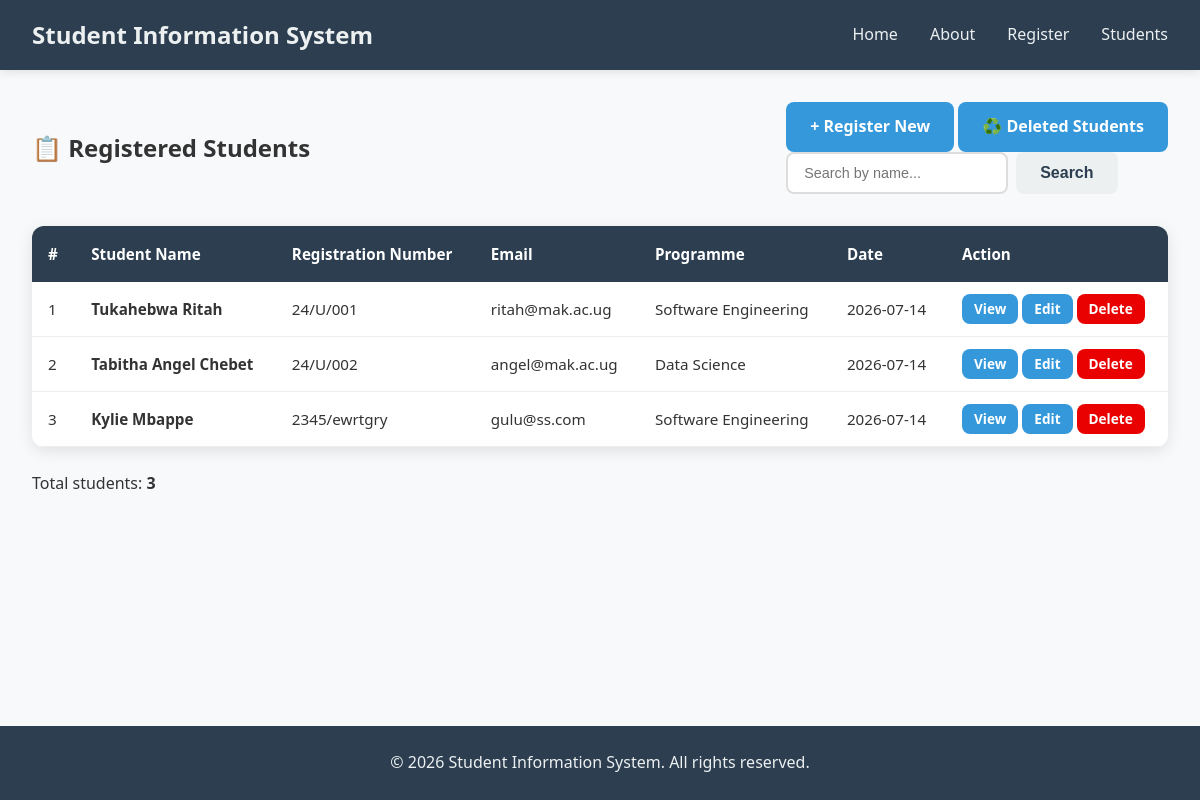
Before: /students with the older database file.
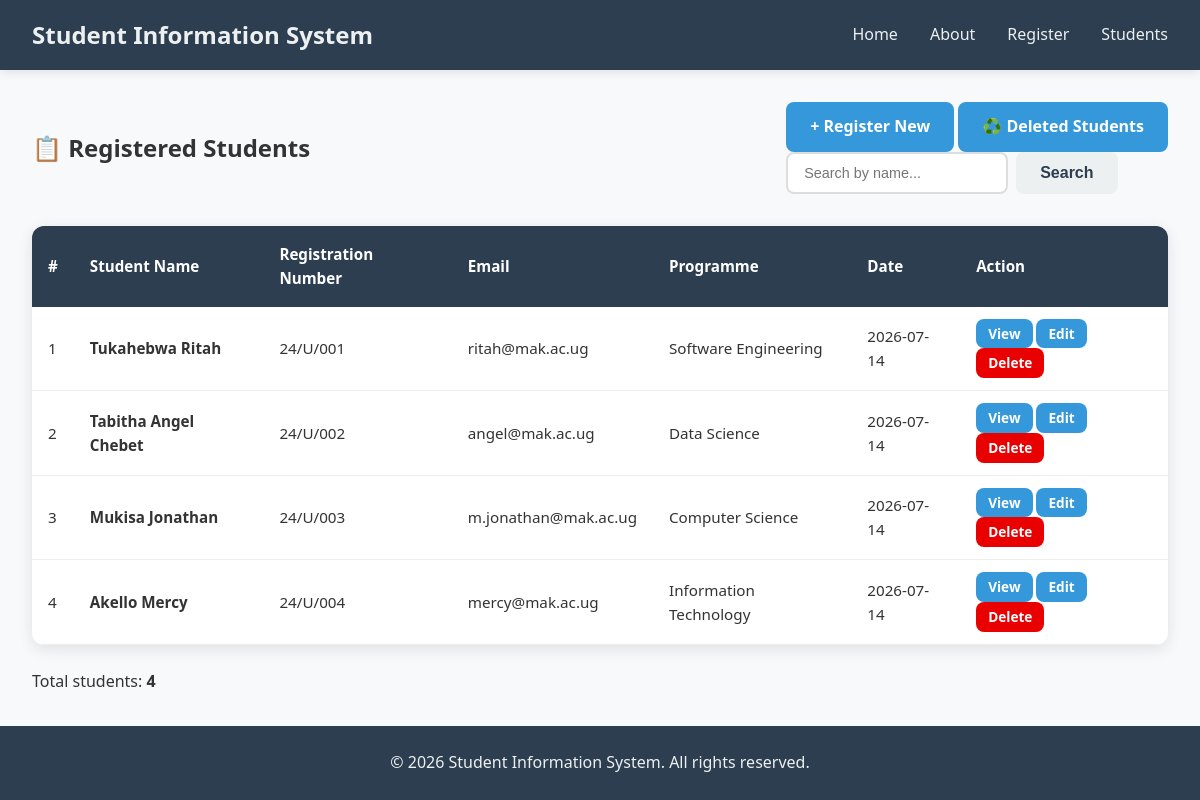
After: the same page with the newer database file.
### models.py (models this page shows, shortened)
class Student(db.Model):
    __tablename__ = 'students'
    id = db.Column(db.Integer, primary_key=True)
    student_name = db.Column(db.String(100), nullable=False)
    registration_number = db.Column(db.String(50), unique=True, nullable=False)
    email = db.Column(db.String(100), unique=True, nullable=False)
    programme = db.Column(db.String(100), nullable=False)
    registration_date = db.Column(db.DateTime, default=datetime.utcnow)
    is_active = db.Column(db.Boolean, default=True)

### app.py (the view)
@app.route('/students')
def students_list():
    all_students = get_all_students()
    return render_template('students_list.html', students=all_students)

### database.py (called while the page is built)
def get_all_students():
    return Student.query.filter_by(is_active=True).all()

### templates/students_list.html (shortened to what this page needs)
{% extends "base.html" %}
{% block content %}
    <section class="students-list-page">
        <div class="list-header">
            <h2>📋 Registered Students</h2>
            <div class="list-actions">
                <a href="{{ url_for('register') }}" class="btn btn-primary">+ Register New</a>
                <a href="{{ url_for('deleted_list') }}" class="btn btn-primary">♻️ Deleted Students</a>
                <form action="{{ url_for('search_students') }}" method="GET" class="search-form">
                    <input type="text" name="q" placeholder="Search by name..." value="{{ search_term if search_term else '' }}">
                    <button type="submit" class="btn btn-secondary">Search</button>
                </form>
            </div>
        </div>
        {% if students %}
            <div class="table-container">
                <table class="students-table">
                    <thead>
                        <tr>
                            <th>#</th>
                            <th>Student Name</th>
                            <th>Registration Number</th>
                            <th>Email</th>
                            <th>Programme</th>
                            <th>Date</th>
                            <th>Action</th>
                        </tr>
                    </thead>
                    <tbody>
                        {% for student in students %}
                            <tr>
                                <td>{{ loop.index }}</td>
                                <td><strong>{{ student.student_name }}</strong></td>
                                <td>{{ student.registration_number }}</td>
                                <td>{{ student.email }}</td>
                                <td>{{ student.programme }}</td>
                                <td>{{ student.registration_date.strftime('%Y-%m-%d') }}</td>
                                <td>
                                    <a href="{{ url_for('student_profile', id=student.id) }}"
                                       class="btn btn-small btn-info">View</a>
                                    <a href="{{ url_for('update_student', id=student.id) }}"
                                       class="btn btn-small btn-info">Edit</a>
                                    <a href="{{ url_for('delete_student', id=student.id) }}"
                                       class="btn btn-small btn-delete">Delete</a>
                                </td>
                            </tr>
                        {% endfor %}
                    </tbody>
                </table>
            </div>
            <div class="student-count">
                <p>Total students: <strong>{{ students|length }}</strong></p>
            </div>
        {% else %}
            <div class="empty-state">
                <p>No students registered yet.</p>
                <a href="{{ url_for('register') }}" class="btn btn-primary">Register First Student</a>
            </div>
        {% endif %}
    </section>
{% endblock %}

### templates/base.html (shortened to what this page needs)
<!DOCTYPE html>
<html lang="en">
<head>
    <link rel="stylesheet" href="{{ url_for('static', filename='style.css') }}">
</head>
<body>
    <nav>
        <div class="nav-container">
            <div class="logo">
                <h1>Student Information System</h1>
            </div>
            <ul class="nav-links">
                <li><a href="{{ url_for('home') }}">Home</a></li>
                <li><a href="{{ url_for('about') }}">About</a></li>
                <li><a href="{{ url_for('register') }}">Register</a></li>
                <li><a href="{{ url_for('students_list') }}">Students</a></li>
            </ul>
        </div>
    </nav>
    <main>
        {% block content %}
        {% endblock %}
    </main>
    <footer>
        <p>&copy; 2026 Student Information System. All rights reserved.</p>
    </footer>
</body>
</html>

### static/style.css (style rules this page uses)
* { margin: 0; padding: 0; box-sizing: border-box; }
body { font-family: 'Segoe UI', Tahoma, Geneva, Verdana, sans-serif; line-height: 1.6; color: #333; background-color: #f8f9fa; min-height: 100vh; display: flex; flex-direction: column; }
nav { background-color: #2c3e50; padding: 1rem 0; box-shadow: 0 2px 10px rgba(0, 0, 0, 0.1); }
.nav-container { max-width: 1200px; margin: 0 auto; padding: 0 2rem; display: flex; justify-content: space-between; align-items: center; }
.logo h1 { color: #ecf0f1; font-size: 1.5rem; font-weight: 700; }
.nav-links { list-style: none; display: flex; gap: 2rem; }
.nav-links a { color: #ecf0f1; text-decoration: none; font-weight: 500; padding: 0.5rem 0; transition: color 0.3s ease; border-bottom: 2px solid transparent; }
main { flex: 1; max-width: 1200px; margin: 0 auto; padding: 2rem; width: 100%; }
.btn { display: inline-block; padding: 0.75rem 1.5rem; border: none; border-radius: 8px; font-size: 1rem; font-weight: 600; cursor: pointer; text-decoration: none; transition: background-color 0.3s ease, transform 0.2s ease; }
.btn-primary { background-color: #3498db; color: white; }
.btn-secondary { background-color: #ecf0f1; color: #2c3e50; }
.btn-small { padding: 0.25rem 0.75rem; font-size: 0.85rem; }
.btn-info { background-color: #3498db; color: white; }
.btn-delete { background-color: #E90000; color: white; }
.table-container { overflow-x: auto; background: white; border-radius: 12px; box-shadow: 0 4px 15px rgba(0, 0, 0, 0.1); margin-bottom: 1.5rem; }
.students-table { width: 100%; border-collapse: collapse; font-size: 0.95rem; }
.students-table thead { background-color: #2c3e50; color: white; }
.students-table th { padding: 1rem; text-align: left; }
.students-table td { padding: 0.75rem 1rem; border-bottom: 1px solid #eee; }
.list-header { display: flex; justify-content: space-between; align-items: center; flex-wrap: wrap; gap: 1rem; margin-bottom: 2rem; }
.search-form { display: flex; gap: 0.5rem; }
.search-form input { padding: 0.5rem 1rem; border: 2px solid #ddd; border-radius: 8px; font-size: 0.9rem; }
footer { background-color: #2c3e50; color: #ecf0f1; text-align: center; padding: 1.5rem; margin-top: auto; }

Changed rows visible on the page:
removed Student: student_name "Kylie Mbappe", registration_number "2345/ewrtgry", email "gulu@ss.com", programme "Software Engineering", registration_date "2026-07-14"
now on this page (row edited): Student: student_name "Mukisa Jonathan", registration_number "24/U/003", email "m.jonathan@mak.ac.ug", programme "Computer Science", registration_date "2026-07-14"
added Student: student_name "Akello Mercy", registration_number "24/U/004", email "mercy@mak.ac.ug", programme "Information Technology", registration_date "2026-07-14"
Other visible differences:
{{ students|length }}: "3" → "4"
